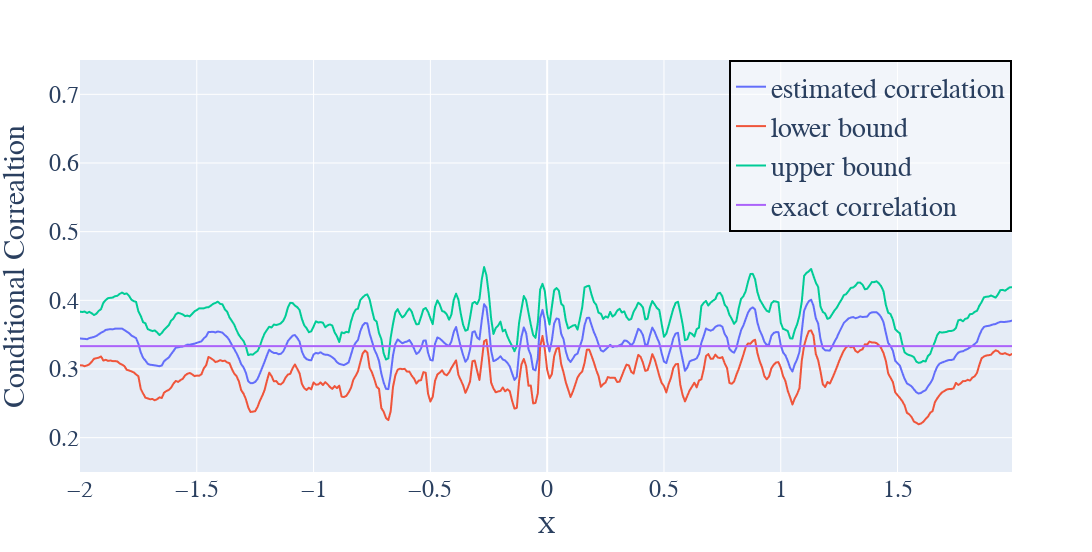

Notebook source saved alongside this figure:
### Code cell
fig = px.line(df, x="X", y = df.columns)
fig.update_layout(yaxis_range=[0.15,0.75])
fig.update_layout(xaxis=dict(
        title='X',
        titlefont=dict(size=24 , family="Times New Roman"),
        tickfont=dict(size=24, family="Times New Roman"),# Set x-axis title font size here
    ),
    yaxis=dict(
        title=r'Conditional Correaltion',
        titlefont=dict(size=30, family="Times New Roman"),
        tickfont=dict(size=24, family="Times New Roman"),
    ),
    legend=dict(
          title='',
          title_font=dict(size=24, family="Times New Roman"),
          font=dict(size=28, family="Times New Roman"),
          bgcolor='rgba(255,255,255,0.5)',
          bordercolor="Black",
          borderwidth=2,
        x=1,  # Positioning on the x-axis (1 is at the far right of the graph)
        xanchor='auto',  # Anchoring the legend
        y=1,  # Positioning on the y-axis (1 is at the top of the graph)
        yanchor='auto'  # Anchoring the legend

    )
)
fig.update_layout(
    width=233 * 6,  # Width of the plot in pixels
    height=92 * 6  # Height of the plot in pixels
)

fig.show()

### Figure 1 — Plotly figure (JSON) as saved in the notebook; plotly's stock layout.template omitted (floating-point values rounded to 4 significant figures; data arrays with more than 128 entries replaced by an {"elided": "..."} marker saying what was removed)
{"data": [{"hovertemplate": "variable=estimated correlation<br>X=%{x}<br>value=%{y}<extra></extra>", "legendgroup": "estimated correlation", "line": {"color": "#636efa", "dash": "solid"}, "marker": {"symbol": "circle"}, "mode": "lines", "name": "estimated correlation", "showlegend": true, "type": "scattergl", "x": {"elided": "400 float values"}, "xaxis": "x", "y": {"elided": "400 float values"}, "yaxis": "y"}, {"hovertemplate": "variable=lower bound<br>X=%{x}<br>value=%{y}<extra></extra>", "legendgroup": "lower bound", "line": {"color": "#EF553B", "dash": "solid"}, "marker": {"symbol": "circle"}, "mode": "lines", "name": "lower bound", "showlegend": true, "type": "scattergl", "x": {"elided": "400 float values"}, "xaxis": "x", "y": {"elided": "400 float values"}, "yaxis": "y"}, {"hovertemplate": "variable=upper bound<br>X=%{x}<br>value=%{y}<extra></extra>", "legendgroup": "upper bound", "line": {"color": "#00cc96", "dash": "solid"}, "marker": {"symbol": "circle"}, "mode": "lines", "name": "upper bound", "showlegend": true, "type": "scattergl", "x": {"elided": "400 float values"}, "xaxis": "x", "y": {"elided": "400 float values"}, "yaxis": "y"}, {"hovertemplate": "variable=exact correlation<br>X=%{x}<br>value=%{y}<extra></extra>", "legendgroup": "exact correlation", "line": {"color": "#ab63fa", "dash": "solid"}, "marker": {"symbol": "circle"}, "mode": "lines", "name": "exact correlation", "showlegend": true, "type": "scattergl", "x": {"elided": "400 float values"}, "xaxis": "x", "y": {"elided": "400 float values"}, "yaxis": "y"}], "layout": {"height": 552, "legend": {"bgcolor": "rgba(255,255,255,0.5)", "bordercolor": "Black", "borderwidth": 2, "font": {"family": "Times New Roman", "size": 28}, "title": {"font": {"family": "Times New Roman", "size": 24}, "text": ""}, "tracegroupgap": 0, "x": 1, "xanchor": "auto", "y": 1, "yanchor": "auto"}, "margin": {"t": 60}, "width": 1398, "xaxis": {"anchor": "y", "domain": [0, 1], "tickfont": {"family": "Times New Roman", "size": 24}, "title": {"font": {"family": "Times New Roman", "size": 24}, "text": "X"}}, "yaxis": {"anchor": "x", "domain": [0, 1], "range": [0.15, 0.75], "tickfont": {"family": "Times New Roman", "size": 24}, "title": {"font": {"family": "Times New Roman", "size": 30}, "text": "Conditional Correaltion"}}}}
